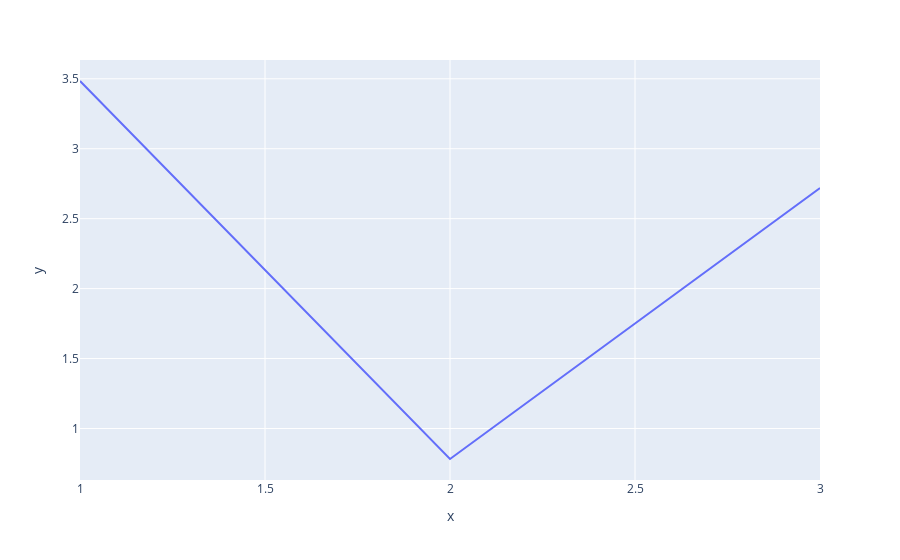

This figure's notebook cell:
### Markdown cell above
### Elbow algorithm for cluster count choosing

### Code cell
print("Elbow result " + str(test_inst.elbow_choose().best_idx))

px.line(x = range(1,4), y = test_inst.SSE_arr)

### Figure 1 — Plotly figure (JSON) as saved in the notebook; plotly's stock layout.template omitted (floating-point values rounded to 4 significant figures)
{"data": [{"hovertemplate": "x=%{x}<br>y=%{y}<extra></extra>", "legendgroup": "", "line": {"color": "#636efa", "dash": "solid"}, "marker": {"symbol": "circle"}, "mode": "lines", "name": "", "orientation": "v", "showlegend": false, "type": "scatter", "x": [1, 2, 3], "xaxis": "x", "y": [3.484, 0.7819, 2.719], "yaxis": "y"}], "layout": {"autosize": true, "legend": {"tracegroupgap": 0}, "margin": {"t": 60}, "xaxis": {"anchor": "y", "autorange": true, "domain": [0, 1], "range": [1, 3], "title": {"text": "x"}, "type": "linear"}, "yaxis": {"anchor": "x", "autorange": true, "domain": [0, 1], "range": [0.6317, 3.634], "title": {"text": "y"}, "type": "linear"}}}
